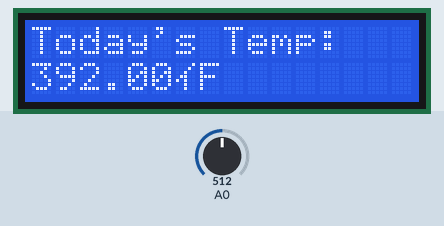
Bench run of a sketch on a simulated Arduino Uno, built with avr-gcc and run on an emulated ATmega328P. On the bench: 16×2 character LCD. The inputs (shaded band) are chosen by the test bench; at power-on: A0 = 512.

Above: at 1.2 s.
1.3 s: A0 set to 187
At 2.5 s:
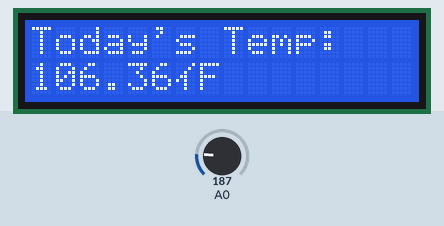
2.8 s: A0 set to 169
At 3.7 s:
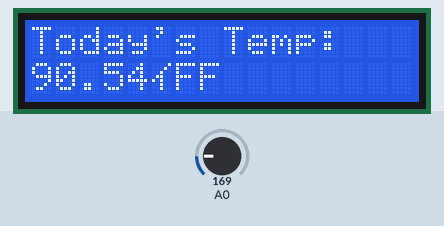
4.3 s: A0 set to 122
At 4.8 s:
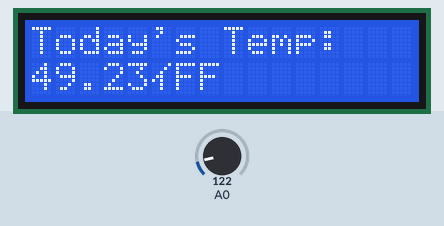
Timing chart, 0 to 7.3 s (numbered marks = the images above; inputs shaded):
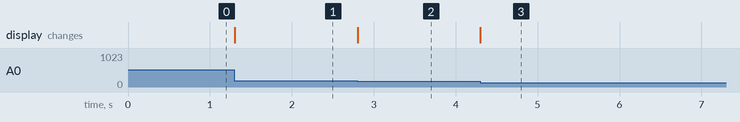

Measured:
- the behaviour switches between 180 and 179 on A0 (found by bisection; images 1 and 2)
- after the input at 1.3 s, the display: changes at once (image 1)
- after the input at 2.8 s, the display: changes at once (image 2)
- after the input at 4.3 s, the display: changes at once (image 3)

The sketch:

how_to_interface_temperature_sensor_and_lcd_with_arduino1.ino
```cpp
//C++ code
//

#include <LiquidCrystal.h>

LiquidCrystal lcd(12, 11, 10, 9, 8, 7);

int degree;
double realdegree;
String lcdBuffer;

void setup() {
  lcd.begin(16, 2);
  degree = 0;
  realdegree = 0.0;
  lcd.print("Today's Temp:");
}

void loop() {
  degree = analogRead(A0);

  realdegree = (double)degree/1024;
  realdegree *= 5;
  realdegree -= 0.5;
  realdegree *= 100;

  lcd.setCursor(0, 1);
  realdegree = (1.8) * (realdegree) + 32;
  String output = String (realdegree) + String ((char)178) + "F";
  lcd.print(output);
}
```
